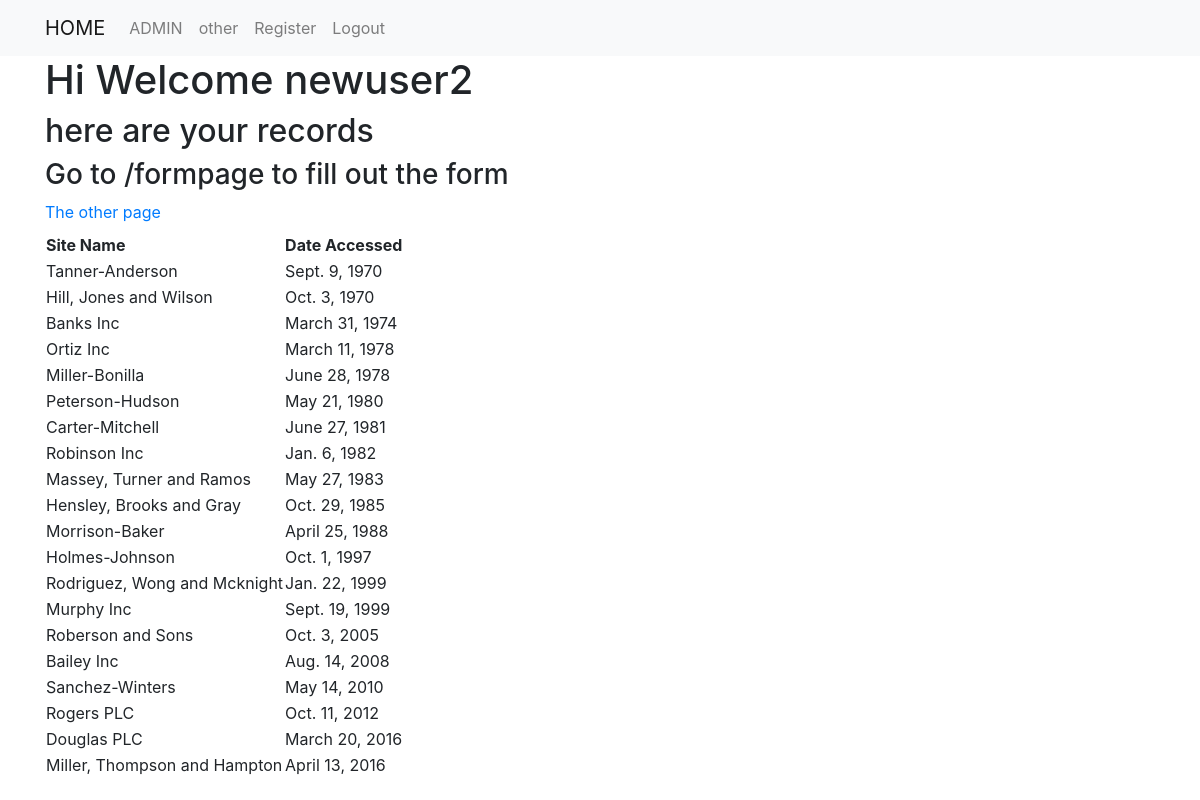
Screenshot of / (signed in) with the database file from the repository.
### first_app/models.py (models this page shows, shortened)
class AccessRecord(models.Model):
    name = models.ForeignKey(Webpage, default=1, on_delete=models.CASCADE)
    date = models.DateField()

class Webpage (models.Model):
    topic = models.ForeignKey(Topic, default=1, on_delete=models.CASCADE)
    name = models.CharField(max_length=264, unique=True)
    url = models.URLField(unique=True)
    def __str__(self):
        return self.name

### first_app/views.py (the view)
# urls.py: url(r'^$', views.index, name='index'),
def index(request):
    webpages_list=AccessRecord.objects.order_by('date')
    date_dict={'access_records':webpages_list}
    context_dict={
    'text':'Hello Again',
    'number': 100
    }
    return render(request, 'first_app/index.html',
    context=date_dict)

### first_app/templatetags/my_extras.py (called while the page is built)
@register.filter(name='cut')
def cut(value,arg):
    return value.replace(arg,'')

### templates/first_app/index.html (shortened to what this page needs)
<!DOCTYPE html>
{% extends "first_app/base.html" %}
{% load my_extras %}
  {% block body_block %}
  {% if request.user.is_authenticated %}
   <h1>Hi Welcome {{ request.user.username }}</h1>
{% else %}
<h1>Hi Welcome</h1>
{% endif %}
    <h2>here are your records</h2>
    <h3>Go to /formpage to fill out the form</h3>
    <a href="{% url 'first_app:other' %}">The other page</a>
    <div class="djangotwo">
      {% if access_records %}
      <table>
        <thead>
          <th>Site Name</th>
          <th>Date Accessed</th>
        </thead>
        {% for i in access_records %}
          <tr>
              <td>{{i.name}}</td>
              <td>{{i.date}}</td>
          </tr>
          {% endfor %}
      </table>
      {% else %}
          <p>no records found</p>
        {% endif %}
      </div>
      {% endblock %}

### rows the page displays
AccessRecord: name "Tanner-Anderson", date "Sept. 9, 1970"
AccessRecord: name "Hill, Jones and Wilson", date "Oct. 3, 1970"
AccessRecord: name "Banks Inc", date "March 31, 1974"
AccessRecord: name "Ortiz Inc", date "March 11, 1978"
AccessRecord: name "Miller-Bonilla", date "June 28, 1978"
AccessRecord: name "Peterson-Hudson", date "May 21, 1980"
AccessRecord: name "Carter-Mitchell", date "June 27, 1981"
AccessRecord: name "Robinson Inc", date "Jan. 6, 1982"
AccessRecord: name "Massey, Turner and Ramos", date "May 27, 1983"
AccessRecord: name "Hensley, Brooks and Gray", date "Oct. 29, 1985"
AccessRecord: name "Morrison-Baker", date "April 25, 1988"
AccessRecord: name "Holmes-Johnson", date "Oct. 1, 1997"
AccessRecord: name "Rodriguez, Wong and Mcknight", date "Jan. 22, 1999"
AccessRecord: name "Murphy Inc", date "Sept. 19, 1999"
AccessRecord: name "Roberson and Sons", date "Oct. 3, 2005"
AccessRecord: name "Bailey Inc", date "Aug. 14, 2008"
AccessRecord: name "Sanchez-Winters", date "May 14, 2010"
AccessRecord: name "Rogers PLC", date "Oct. 11, 2012"
AccessRecord: name "Douglas PLC", date "March 20, 2016"
AccessRecord: name "Miller, Thompson and Hampton", date "April 13, 2016"

### other values shown
{{ request.user.username }} "newuser2"
